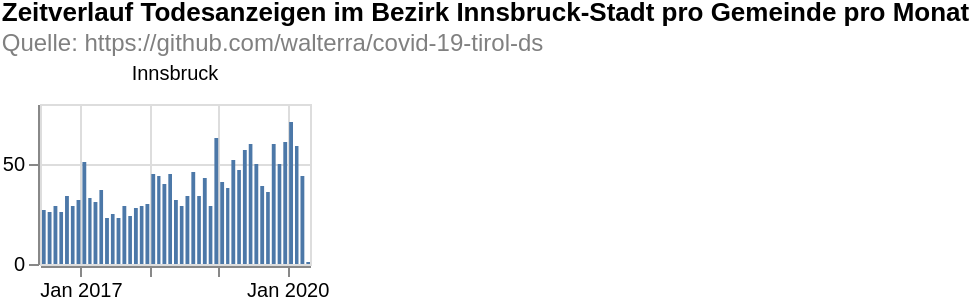

The Vega-Lite source for this figure:
### Vega-Lite specification from a JSON file in a GitHub repository (floating-point values rounded to 4 significant figures; data arrays with more than 128 entries replaced by an {"elided": "..."} marker saying what was removed)
{"$schema": "https://vega.github.io/schema/vega-lite/v4.8.1.json", "columns": 6, "config": {"view": {"continuousHeight": 300, "continuousWidth": 400}}, "data": {"name": "data-aa794b2139e4335330533813ab712d28"}, "datasets": {"data-aa794b2139e4335330533813ab712d28": {"elided": "1011 records"}}, "facet": {"field": "municipaly", "title": null, "type": "nominal"}, "padding": 0, "spec": {"layer": [{"encoding": {"tooltip": [{"field": "date", "timeUnit": "yearmonth", "type": "temporal"}, {"aggregate": "sum", "field": "count", "type": "quantitative"}], "x": {"field": "date", "timeUnit": "yearmonth", "title": null, "type": "temporal"}, "y": {"aggregate": "sum", "field": "count", "title": null, "type": "quantitative"}}, "height": 80, "mark": "bar", "width": 135}]}, "title": {"color": "black", "subtitle": ["Quelle: https://github.com/walterra/covid-19-tirol-ds"], "subtitleColor": "gray", "text": ["Zeitverlauf Todesanzeigen im Bezirk Innsbruck-Stadt pro Gemeinde pro Monat"]}}
